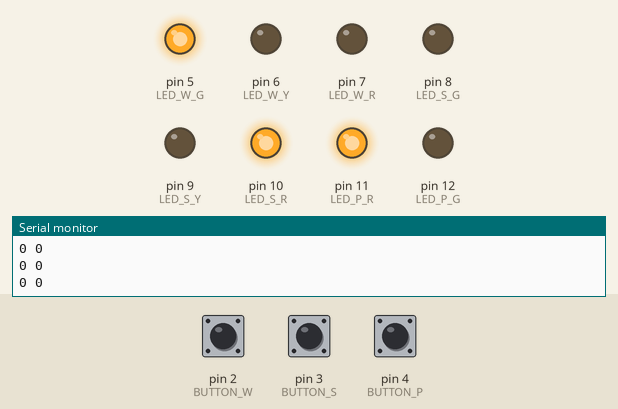
The sketch below on a simulated Arduino Uno, built with avr-gcc and run on an emulated ATmega328P. Shown: output pins drawn as LEDs (lit = HIGH), the last lines printed to the serial monitor. Dashed ring = blinking. Inputs (shaded band) come from the test bench; at power-on: pin 3 (BUTTON_S) LOW, pin 2 (BUTTON_W) LOW, pin 4 (BUTTON_P) LOW.

Above: at 6.8 s.
6.9 s: pin 3 (BUTTON_S) pulled HIGH for 2.6 s
At 9.4 s:
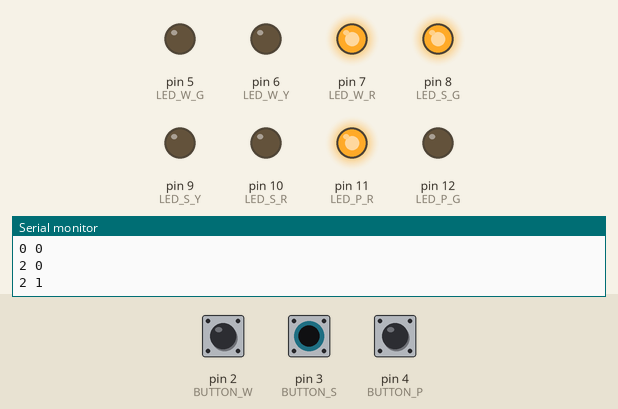
11.0 s: pin 2 (BUTTON_W) pulled HIGH for 2.6 s
At 12.9 s:
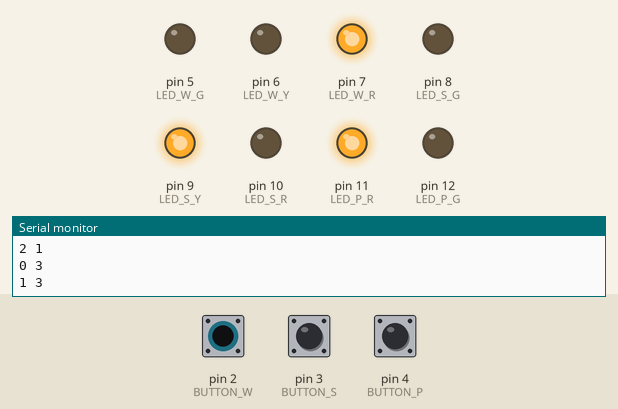
15.1 s: pin 4 (BUTTON_P) pulled HIGH for 2.6 s
At 18.7 s:
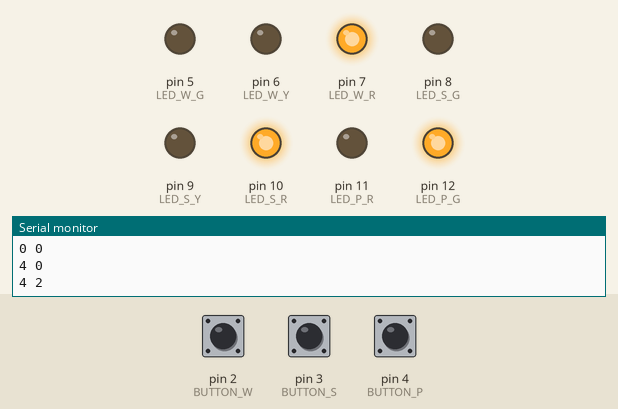
19.2 s: pin 2 (BUTTON_W) pulled HIGH for 2.6 s
At 19.9 s:
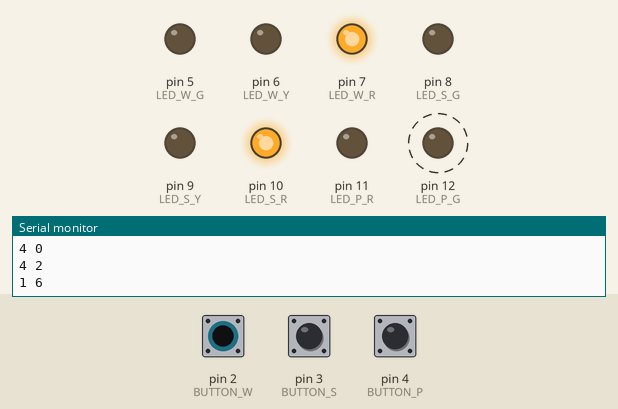
Timing chart, 0 to 24.0 s (numbered marks = the images above; inputs shaded):
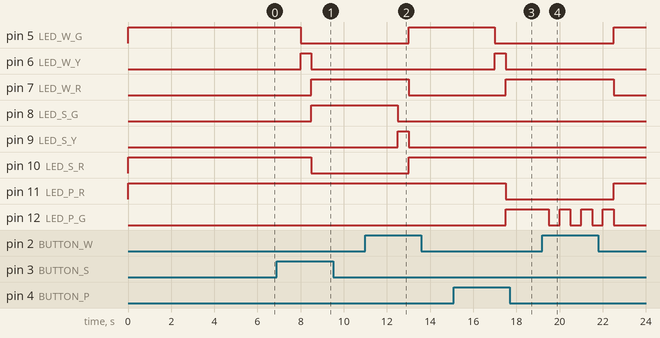

The sketch:

LAB5.ino
```cpp
#define LED_W_R 7
#define LED_W_Y 6
#define LED_W_G 5
#define BUTTON_W 2

#define LED_S_R 10
#define LED_S_Y 9
#define LED_S_G 8
#define BUTTON_S 3

#define LED_P_R 11
#define LED_P_G 12
#define BUTTON_P 4

#define goW 0
#define waitWS 1
#define waitWP 2
#define goS 3
#define waitSW 4
#define waitSP 5
#define goP 6
#define blink_1W 7
#define blink_2W 8
#define blink_3W 9
#define blink_4W 10
#define blink_5W 11
#define blink_6W 12
#define blink_1S 13
#define blink_2S 14
#define blink_3S 15
#define blink_4S 16
#define blink_5S 17
#define blink_6S 18
unsigned long s = 0;
struct state
{
  unsigned long st_out;
  unsigned long time;
  unsigned long st_next[8];
};
typedef struct state Stype;
Stype FSM[19]=
{
  {B01001100,2000,{goW,goW,waitWS,waitWS,waitWP,waitWP,waitWS,waitWS}}, //goW 0
  {B01001010,500,{goS,goS,goS,goS,goS,goS,goS,goS}}, //waitWS -> gos
  {B01001010,500,{goP,goP,goP,goP,goP,goP,goP,goP}}, //waitWP - > goS
  {B01100001,2000,{goS,waitSW,goS,waitSW,waitSP,waitSP,waitSP,waitSP}}, //goS
  {B01010001,500,{goW,goW,goW,goW,goW,goW,goW,goW}}, //waitSW -> goW
  {B01010001,500,{goP,goP,goP,goP,goP,goP,goP,goP}}, //waitSP -> goP
  {B10001001,2000,{goP,blink_1W,blink_1S,blink_1S,goP,blink_1W,blink_1S,blink_1W}}, //goP
  {B00001001,500,{blink_2W,blink_2W,blink_2W,blink_2W,blink_2W,blink_2W,blink_2W,blink_2W}}, //bilnk_1W
  {B10001001,500,{blink_3W,blink_3W,blink_3W,blink_3W,blink_3W,blink_3W,blink_3W,blink_3W}}, //bilnk_2W
  {B00001001,500,{blink_4W,blink_4W,blink_4W,blink_4W,blink_4W,blink_4W,blink_4W,blink_4W}}, //bilnk_3W
  {B10001001,500,{blink_5W,blink_5W,blink_5W,blink_5W,blink_5W,blink_5W,blink_5W,blink_5W}}, //bilnk_4W
  {B00001001,500,{blink_6W,blink_6W,blink_6W,blink_6W,blink_6W,blink_6W,blink_6W,blink_6W}}, //bilnk_5W
  {B10001001,500,{goW,goW,goW,goW,goW,goW,goW,goW}}, //bilnk_6W
  {B00001001,500,{blink_2S,blink_2S,blink_2S,blink_2S,blink_2S,blink_2S,blink_2S,blink_2S}}, //bilnk_1S
  {B10001001,500,{blink_3S,blink_3S,blink_3S,blink_3S,blink_3S,blink_3S,blink_3S,blink_3S}}, //bilnk_2S
  {B00001001,500,{blink_4S,blink_4S,blink_4S,blink_4S,blink_4S,blink_4S,blink_4S,blink_4S}}, //bilnk_3S
  {B10001001,500,{blink_5S,blink_5S,blink_5S,blink_5S,blink_5S,blink_5S,blink_5S,blink_5S}}, //bilnk_4S
  {B00001001,500,{blink_6S,blink_6S,blink_6S,blink_6S,blink_6S,blink_6S,blink_6S,blink_6S}}, //bilnk_5S
  {B10001001,500,{goS,goS,goS,goS,goS,goS,goS,goS}}, //bilnk_6S
};
void setup()
{
  pinMode(LED_W_R, OUTPUT);
  pinMode(LED_W_Y, OUTPUT);
  pinMode(LED_W_G, OUTPUT);
  pinMode(BUTTON_W, INPUT);

  pinMode(LED_S_R, OUTPUT);
  pinMode(LED_S_Y, OUTPUT);
  pinMode(LED_S_G, OUTPUT);
  pinMode(BUTTON_S, INPUT);

  pinMode(LED_P_R, OUTPUT);
  pinMode(LED_P_G, OUTPUT);
  pinMode(BUTTON_P, INPUT);

  Serial.begin(9600);
}

int input,input1,input2,input3;
void loop()
{
  digitalWrite(LED_W_R, FSM[s].st_out& B00000001);
  digitalWrite(LED_W_Y, FSM[s].st_out& B00000010);
  digitalWrite(LED_W_G, FSM[s].st_out& B00000100);

  digitalWrite(LED_S_R, FSM[s].st_out& B00001000);
  digitalWrite(LED_S_Y, FSM[s].st_out& B00010000);
  digitalWrite(LED_S_G, FSM[s].st_out& B00100000);

  digitalWrite(LED_P_R, FSM[s].st_out& B01000000);
  digitalWrite(LED_P_G, FSM[s].st_out& B10000000);

  delay(FSM[s].time);

  input1 = digitalRead(BUTTON_W);
  input2 = digitalRead(BUTTON_S);
  input3 = digitalRead(BUTTON_P);

  input = (input3*2+input2)*2 + input1;
  Serial.print(input);
  Serial.print(" ");
  Serial.println(s);
  s = FSM[s].st_next[input];

}
```

Measured:
- after the input at 6.9 s, pin 5 (LED_W_G): HIGH → LOW after 1.1 s; pin 6 (LED_W_Y): LOW → HIGH after 1.1 s, → LOW 0.50 s later; pin 7 (LED_W_R), pin 8 (LED_S_G): LOW → HIGH after 1.6 s; pin 10 (LED_S_R): HIGH → LOW after 1.6 s
- after the input at 11.0 s, pin 5 (LED_W_G), pin 10 (LED_S_R): LOW → HIGH after 2.0 s; pin 7 (LED_W_R): HIGH → LOW after 2.0 s; pin 8 (LED_S_G): HIGH → LOW after 1.5 s; pin 9 (LED_S_Y): LOW → HIGH after 1.5 s, → LOW 0.50 s later
- after the input at 15.1 s, pin 5 (LED_W_G): HIGH → LOW after 1.9 s; pin 6 (LED_W_Y): LOW → HIGH after 1.9 s, → LOW 0.50 s later; pin 7 (LED_W_R), pin 12 (LED_P_G): LOW → HIGH after 2.4 s; pin 11 (LED_P_R): HIGH → LOW after 2.4 s
- after the input at 19.2 s, pin 5 (LED_W_G), pin 11 (LED_P_R): LOW → HIGH after 3.3 s; pin 7 (LED_W_R): HIGH → LOW after 3.3 s; pin 12 (LED_P_G): alternates HIGH for 0.50 s and LOW for 0.50 s, 7 changes in all, then stays LOW, starting after 0.30 s
